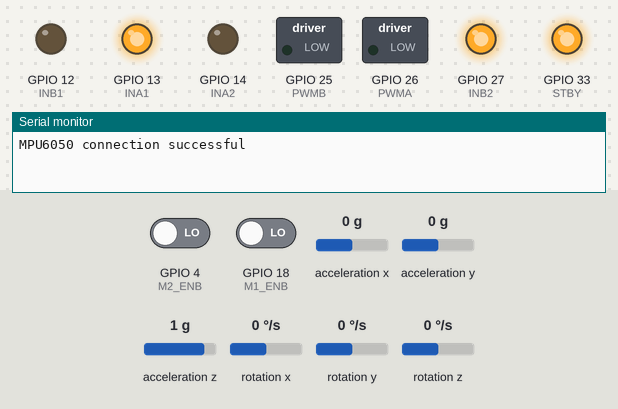
This sketch was run on a simulated ESP32. Shown: switched loads named in the sketch (green lamp = pin HIGH), output pins drawn as LEDs (lit = HIGH), the last lines printed to the serial monitor. The inputs (shaded band) are chosen by the test bench; at power-on: rotation z 0 °/s, GPIO 4 (M2_ENB) LOW, GPIO 18 (M1_ENB) LOW, acceleration x 0 g, acceleration y 0 g, acceleration z 1 g, rotation x 0 °/s, rotation y 0 °/s.

Above: at 1.2 s.
1.3 s: rotation z set to 192 °/s
At 1.52 s:
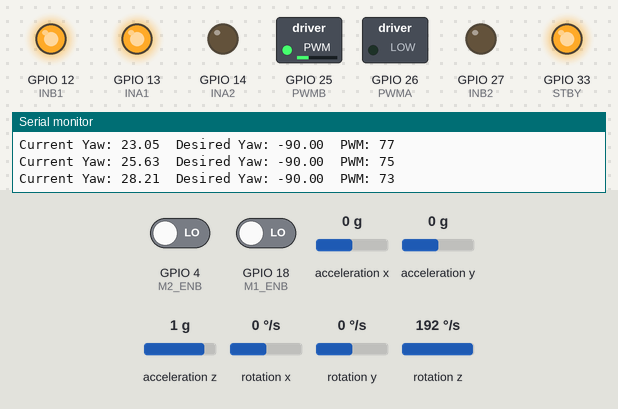
3.4 s: rotation z set to -192 °/s
At 5.5 s:
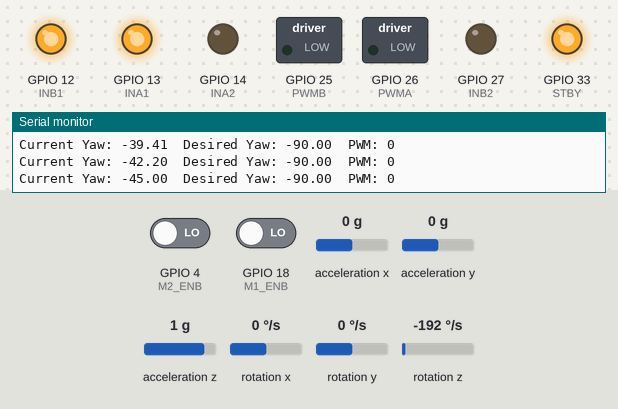
Timing chart, 0 to 7.2 s (numbered marks = the images above; inputs shaded):
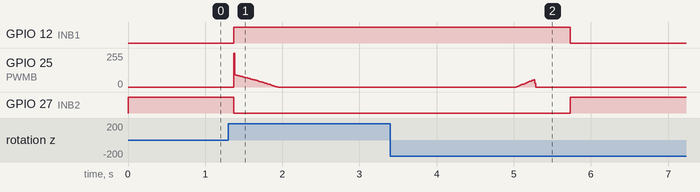

Measured:
- after the input at 3.4 s, GPIO 12 (INB1): HIGH → LOW after 2.3 s; GPIO 25 (PWMB): rises from 0/255 to 55/255 in 0.22 s, then falls to 0/255 in 0.03 s; GPIO 27 (INB2): LOW → HIGH after 2.3 s

The sketch:

SimpleAnglePID.ino
```cpp
#include <Wire.h>
#include <MPU6050.h>

// Motor pins
#define PWMA 26
#define INA2 14
#define INA1 13
#define STBY 33
#define PWMB 25
#define INB2 27
#define INB1 12

#define M1_ENA 19
#define M1_ENB 18

#define M2_ENA 5
#define M2_ENB 4

const int MAX_PWM = 255;
const int freq = 1000;
const int speedA = 0;
const int speedB = 1;
const int resolution = 8;

unsigned int pulseCountA = 0, pulseCountB = 0;
const int setpoint = 30;
int varset;

// PID coefficients
float Kp = 1, Ki = 0.5, Kd = 0.4;
float integralA = 0, integralB = 0;
float previousErrorA = 0, previousErrorB = 0;

// Yaw correction PID coefficients
float yawKp = 10.0;

MPU6050 mpu;

int16_t ax, ay, az;
int16_t gx, gy, gz;

unsigned long previousTime = 0, lastPrintTime = 0;
float yaw = 0;

void IRAM_ATTR encoderPulseA() {
  pulseCountA++;
}

void IRAM_ATTR encoderPulseB() {
  pulseCountB++;
}

void Motor_setup() {
  pinMode(M1_ENB, INPUT);
  pinMode(M1_ENA, INPUT);
  pinMode(M2_ENB, INPUT);
  pinMode(M2_ENA, INPUT);

  pinMode(PWMA, OUTPUT);
  pinMode(INA2, OUTPUT);
  pinMode(INA1, OUTPUT);
  pinMode(STBY, OUTPUT);
  pinMode(PWMB, OUTPUT);
  pinMode(INB2, OUTPUT);
  pinMode(INB1, OUTPUT);

  digitalWrite(STBY, 1);

  ledcSetup(speedA, freq, resolution);
  ledcAttachPin(PWMA, speedA);

  ledcSetup(speedB, freq, resolution);
  ledcAttachPin(PWMB, speedB);
}

void MPU_setup() {
  Wire.begin();
  mpu.initialize();
  if (!mpu.testConnection()) {
    Serial.println("MPU6050 connection failed");
    while (1);
  }
  Serial.println("MPU6050 connection successful");
}

void setup() {
  Serial.begin(115200);
  Motor_setup();
  MPU_setup();

  attachInterrupt(digitalPinToInterrupt(M1_ENB), encoderPulseA, RISING);
  attachInterrupt(digitalPinToInterrupt(M2_ENB), encoderPulseB, RISING);

  // Initial motor directions
  digitalWrite(INA2, 0);
  digitalWrite(INA1, 1);
  digitalWrite(INB2, 1);
  digitalWrite(INB1, 0);
}

void turnToAngle(float desiredYaw)
{

  float Gz = 0.0;
  float dt = 0.0;
  float err = 0.0;
  int pwm = 0;

  int consecutiveSmallErrors = 0;
  const int maxConsecutiveSmallErrors = 3;
  const float errorThreshold = 1.0;
  const unsigned long settlingTime = 2000;
  unsigned long settleStartTime = millis();

  for (int i = 0; i < 100; i++) {
    mpu.getMotion6(&ax, &ay, &az, &gx, &gy, &gz);

    unsigned long currentTime = millis();
    dt = (currentTime - previousTime) / 1000.0;
    previousTime = currentTime;

    Gz = gz / 131.0;
    err += Gz * dt;

    delay(10);
  }

  err = err / 100;

  float currentYaw = 0.0;
  float integral = 0;
  float previousError = 0;

  if (desiredYaw > 0) {

    while (1) {
      mpu.getMotion6(&ax, &ay, &az, &gx, &gy, &gz);

      unsigned long currentTime = millis();
      dt = (currentTime - previousTime) / 1000.0;
      previousTime = currentTime;

      Gz = gz / 131.0;

      currentYaw = currentYaw + (Gz * dt - err);

      int direction = (desiredYaw > currentYaw) ? 1 : 0;
      float error = desiredYaw - currentYaw;

      if (direction == 1) {
        digitalWrite(INA2, 1);
        digitalWrite(INA1, 0);

      } else {
        digitalWrite(INA2, 0);
        digitalWrite(INA1, 1);
      }

      integral += error * dt;
      float derivative = (error - previousError) / dt;
      float controlSignal = 80 + Kp * error + Ki * integral + Kd * derivative;
      previousError = error;

      pwm = constrain(controlSignal, 0, MAX_PWM);

      ledcWrite(speedA, pwm);

      Serial.print("Current Yaw: ");
      Serial.print(currentYaw);
      Serial.print("\tDesired Yaw: ");
      Serial.print(desiredYaw);
      Serial.print("\tPWM: ");
      Serial.println(pwm);

      if (abs(error) < errorThreshold) {
        consecutiveSmallErrors++;
      } else {
        consecutiveSmallErrors = 0;
      }

      if (consecutiveSmallErrors >= maxConsecutiveSmallErrors &&
          (currentTime - settleStartTime) >= settlingTime) {
        break;
      }

      delay(10);
    }

  }
  else {
    while (1) {
      mpu.getMotion6(&ax, &ay, &az, &gx, &gy, &gz);

      unsigned long currentTime = millis();
      dt = (currentTime - previousTime) / 1000.0;
      previousTime = currentTime;

      Gz = gz / 131.0;

      currentYaw = currentYaw + (Gz * dt - err);

      int direction = (desiredYaw > currentYaw) ? 1 : 0;
      float error = abs(desiredYaw) - abs(currentYaw);

      if (direction == 1) {
        digitalWrite(INB2, 1);
        digitalWrite(INB1, 0);

      } else {
        digitalWrite(INB2, 0);
        digitalWrite(INB1, 1);
      }

      integral += error * dt;
      float derivative = (error - previousError) / dt;
      float controlSignal = 80 + Kp * error + Ki * integral + Kd * derivative;
      previousError = error;

      pwm = constrain(controlSignal, 0, MAX_PWM);

      ledcWrite(speedB, pwm);

      Serial.print("Current Yaw: ");
      Serial.print(currentYaw);
      Serial.print("\tDesired Yaw: ");
      Serial.print(desiredYaw);
      Serial.print("\tPWM: ");
      Serial.println(pwm);

      if (abs(error) < errorThreshold) {
        consecutiveSmallErrors++;
      } else {
        consecutiveSmallErrors = 0;
      }

      if (consecutiveSmallErrors >= maxConsecutiveSmallErrors &&
          (currentTime - settleStartTime) >= settlingTime) {
        break;
      }

      delay(10);
    }
  }

  ledcWrite(speedA, 0);
  ledcWrite(speedB, 0);
}

void loop() {

  turnToAngle(-90.0);
  delay(1000);
  turnToAngle(90.0);
  delay(1000);
  turnToAngle(-90.0);
  delay(1000);
  turnToAngle(90.0);
  delay(1000);

}
```
